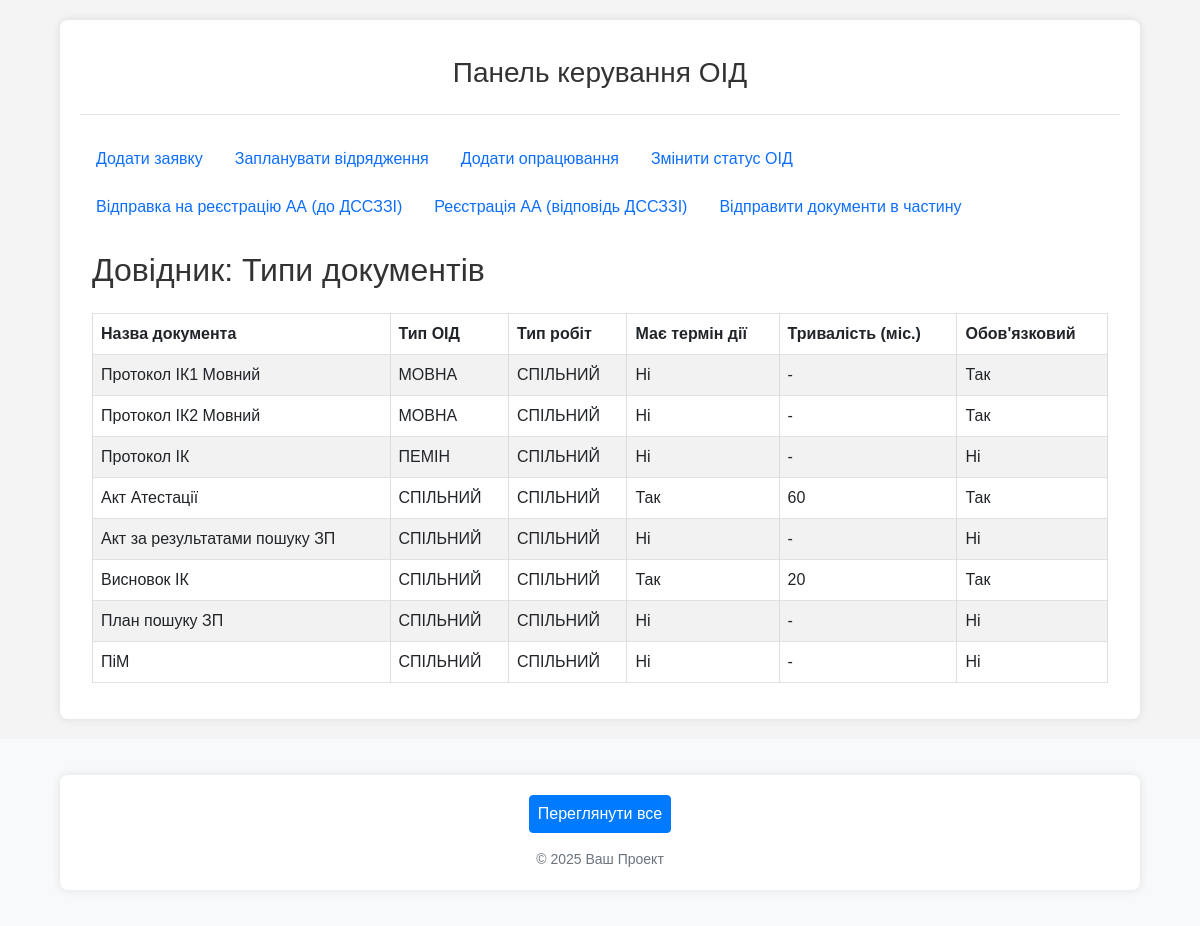
/oids/document-types/, run on an earlier commit of the app's database.
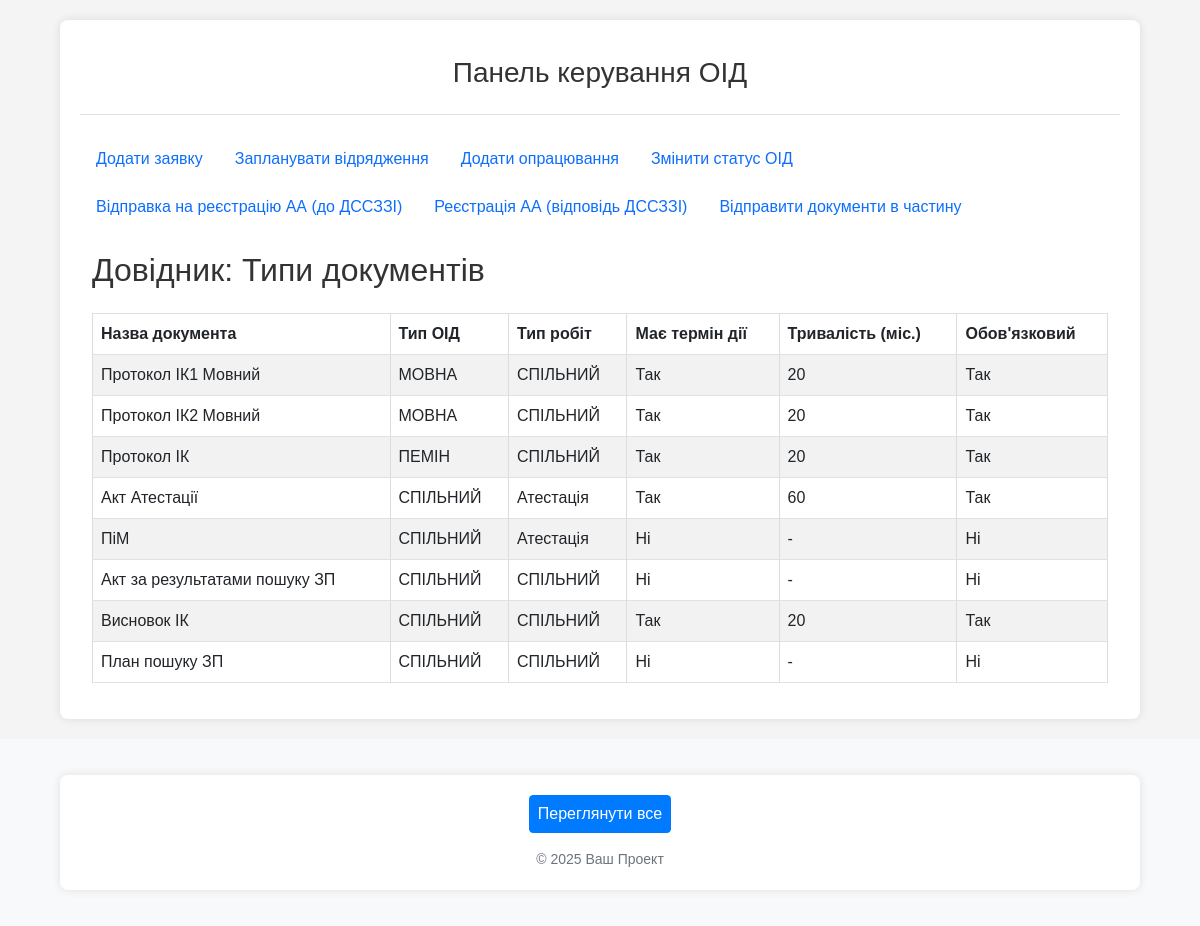
And on a later commit of the database.
### oids/models.py (models this page shows, shortened)
class DocumentType(models.Model):
    oid_type = models.CharField(
        "Тип ОІД",
        max_length=20,
        choices=[('МОВНА', 'МОВНА'), ('ПЕМІН', 'ПЕМІН'), ('СПІЛЬНИЙ', 'СПІЛЬНИЙ')],
    )
    work_type = models.CharField(
        "Тип робіт",
        max_length=20,
        choices=[('Атестація', 'Атестація'), ('ІК', 'ІК'), ('СПІЛЬНИЙ', 'СПІЛЬНИЙ')],
    )
    name = models.CharField("Назва документа", max_length=100) # Прибрав unique=True, оскільки назва може повторюватись для різних типів ОІД/робіт (наприклад, "План пошуку ЗП")
    has_expiration = models.BooleanField("Має термін дії", default=False) # Змінив на Boolean
    duration_months = models.PositiveIntegerField(
        "Тривалість (у місяцях)",
        default=0,
        help_text="Якщо документ має термін дії, вкажіть тривалість у місяцях. Якщо не обмежений — залишити 0."
    )
    is_required = models.BooleanField("Обов'язковість", default=True) # Додав поле обов'язковості
    class Meta:
        unique_together = ('oid_type', 'work_type', 'name') # Документ унікальний для комбінації тип ОІД/робота/назва
        verbose_name = "Тип документа"
        verbose_name_plural = "Типи документів"
        ordering = ['oid_type', 'work_type', 'name'] # Додано сортування

### oids/views.py (the view)
# urls.py: path('document-types/', views.document_type_list_view, name='list_document_types'),
def document_type_list_view(request):
    doc_type_list_queryset = DocumentType.objects.all().order_by('oid_type', 'work_type', 'name')
    paginator = Paginator(doc_type_list_queryset, 25)
    page_number = request.GET.get('page')
    page_obj = paginator.get_page(page_number)
    context = {
        'page_title': 'Довідник: Типи документів',
        'object_list': page_obj,
        'page_obj': page_obj
    }
    return render(request, 'oids/lists/document_type_list.html', context)

### oids/templates/oids/lists/document_type_list.html (shortened to what this page needs)
{% extends "oids/base.html" %}
{% block content %}
<div class="container-fluid">
    <h2 class="mb-4">{{ page_title }}</h2>
    {% if object_list %}
        <table class="table table-striped table-bordered table-hover">
            <thead class="thead-dark">
                <tr>
                    <th>Назва документа</th>
                    <th>Тип ОІД</th>
                    <th>Тип робіт</th>
                    <th>Має термін дії</th>
                    <th>Тривалість (міс.)</th>
                    <th>Обов'язковий</th>
                </tr>
            </thead>
            <tbody>
                {% for doc_type in object_list %}
                    <tr>
                        <td>{{ doc_type.name }}</td>
                        <td>{{ doc_type.get_oid_type_display }}</td>
                        <td>{{ doc_type.get_work_type_display }}</td>
                        <td>{% if doc_type.has_expiration %}Так{% else %}Ні{% endif %}</td>
                        <td>{% if doc_type.has_expiration %}{{ doc_type.duration_months }}{% else %}-{% endif %}</td>
                        <td>{% if doc_type.is_required %}Так{% else %}Ні{% endif %}</td>
                    </tr>
                {% endfor %}
            </tbody>
        </table>
    {% else %}
        <p>Типи документів не знайдено.</p>
    {% endif %}
</div>
{% endblock %}

What changed in the data, as far as the page shows it:
changed DocumentType "Протокол ІК1 Мовний": duration_months (not shown) → "20"; has_expiration "Ні -" → "Так"
changed DocumentType "Протокол ІК2 Мовний": duration_months (not shown) → "20"; has_expiration "Ні -" → "Так"
changed DocumentType "Протокол ІК": duration_months (not shown) → "20"; has_expiration "Ні -" → "Так"; is_required "Ні" → "Так"
changed DocumentType "Акт Атестації": work_type "СПІЛЬНИЙ" → "Атестація"
changed DocumentType "ПіМ": work_type "СПІЛЬНИЙ" → "Атестація"; moves up the list
